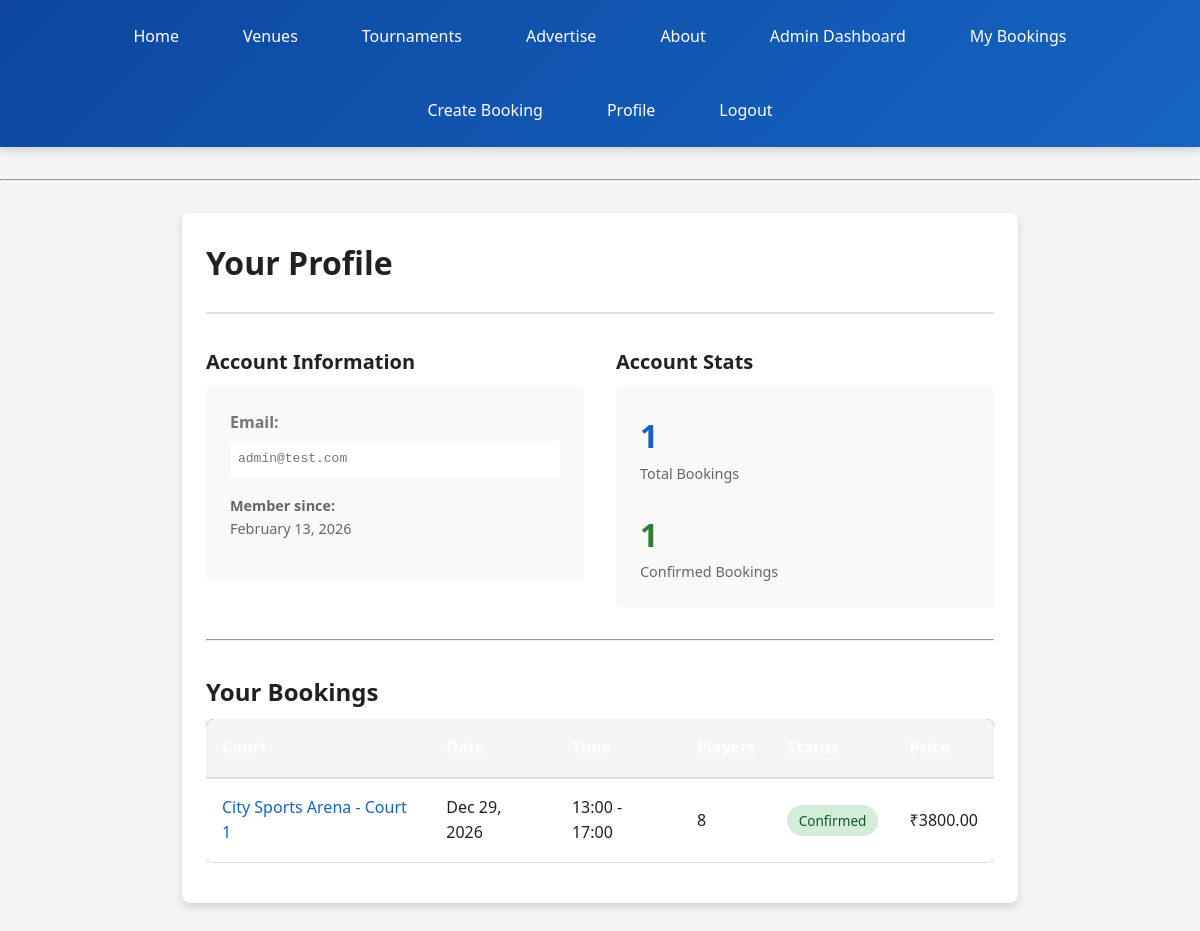
/profile/ (signed in), run on an earlier commit of the app's database.
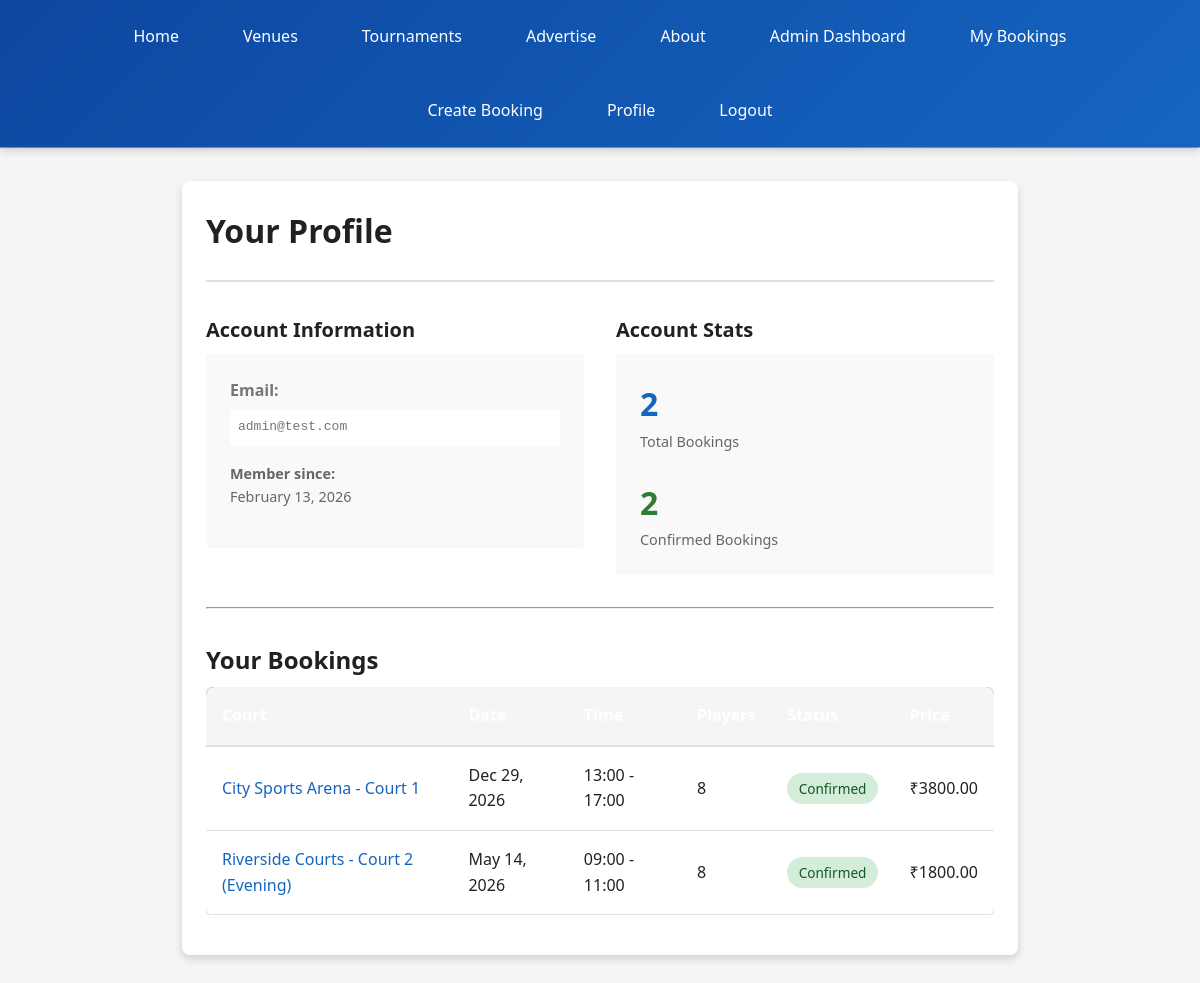
And on a later commit of the database.
### booking/models.py (models this page shows, shortened)
class Booking(models.Model):
    STATUS_CHOICES = (
        ('confirmed', 'Confirmed'),
        ('cancelled', 'Cancelled'),
        ('pending', 'Pending'),
        ('completed', 'Completed'),
    )
    user = models.ForeignKey(settings.AUTH_USER_MODEL, related_name='bookings', on_delete=models.CASCADE)
    court = models.ForeignKey(Court, related_name='bookings', on_delete=models.CASCADE)
    date = models.DateField()
    start_time = models.TimeField()
    end_time = models.TimeField()
    number_of_players = models.PositiveIntegerField(default=8)
    total_price = models.DecimalField(max_digits=10, decimal_places=2, default=0)
    status = models.CharField(max_length=20, choices=STATUS_CHOICES, default='pending')
    notes = models.TextField(blank=True)
    created_at = models.DateTimeField(auto_now_add=True)
    updated_at = models.DateTimeField(auto_now=True)
    class Meta:
        ordering = ['-date', 'start_time']
        unique_together = ('court', 'date', 'start_time', 'status')

class Court(models.Model):
    venue = models.ForeignKey(Venue, related_name='courts', on_delete=models.CASCADE)
    name = models.CharField(max_length=50)
    capacity = models.PositiveIntegerField(default=8)
    price_per_hour = models.DecimalField(max_digits=10, decimal_places=2, default=500)
    description = models.TextField(blank=True)
    is_active = models.BooleanField(default=True)
    class Meta:
        ordering = ['name']
    def __str__(self):
        return f"{self.venue.name} - {self.name}"

class Venue(models.Model):
    name = models.CharField(max_length=100)
    address = models.TextField(blank=True)
    city = models.CharField(max_length=100, blank=True)
    phone = models.CharField(max_length=15, blank=True)
    email = models.EmailField(blank=True)
    description = models.TextField(blank=True)
    rating = models.FloatField(default=4.5, validators=[MinValueValidator(0), MaxValueValidator(5)])
    created_at = models.DateTimeField(default=timezone.now)
    class Meta:
        ordering = ['name']

### user/views.py (the view)
# urls.py: path('profile/', profile_view, name='profile'),
@login_required
def profile_view(request):
    bookings = request.user.bookings.all().order_by('-date', '-start_time')
    for booking in bookings:
        if not booking.total_price or booking.total_price == 0:
            booking.calculate_price()
            booking.save()
    context = {
        'bookings': bookings,
        'total_bookings': bookings.count(),
        'confirmed_bookings': bookings.filter(status='confirmed').count(),
    }
    return render(request, 'profile.html', context)

### booking/context_processors.py (called while the page is built)
def active_ads(request):
    today = timezone.now().date()
    active_ads_qs = Advertisement.objects.filter(is_active=True, start_date__lte=today, end_date__gte=today)
    ads_by_position = {choice[0]: [] for choice in Advertisement.POSITION_CHOICES}
    for ad in active_ads_qs:
        ads_by_position.setdefault(ad.position, []).append(ad)
    return {
        'active_ads': ads_by_position,
    }

### myproject/context_processors.py (called while the page is built)
def admin_email(request):
    return {'ADMIN_EMAIL': settings.ADMIN_EMAIL}

### templates/profile.html (shortened to what the changed rows need)
{% extends 'base.html' %}
{% block content %}
<div class="container" style="max-width: 900px; margin: 2rem auto;">
    <div class="card">
        <div class="card-header">
            <h2>Your Profile</h2>
        </div>
        <div class="card-body">
            <div style="display: grid; grid-template-columns: 1fr 1fr; gap: 2rem;">
                <div>
                    <div style="background-color: #f9f9f9; padding: 1.5rem; border-radius: 4px;">
                        <div style="margin-bottom: 1.5rem;">
                            <div style="font-size: 2rem; font-weight: bold; color: var(--primary-color);">{{ total_bookings }}</div>
                            <div style="font-size: 0.9rem; color: #666;">Total Bookings</div>
                        </div>
                        <div>
                            <div style="font-size: 2rem; font-weight: bold; color: var(--success-color);">{{ confirmed_bookings }}</div>
                            <div style="font-size: 0.9rem; color: #666;">Confirmed Bookings</div>
                        </div>
                    </div>
                </div>
            </div>
            {% if bookings %}
                <div style="overflow-x: auto;">
                    <table style="width: 100%; border-collapse: collapse;">
                        <thead>
                            <tr style="background-color: var(--neutral-bg); border-bottom: 2px solid var(--neutral-border);">
                                <th style="padding: 1rem; text-align: left;">Court</th>
                                <th style="padding: 1rem; text-align: left;">Date</th>
                                <th style="padding: 1rem; text-align: left;">Time</th>
                                <th style="padding: 1rem; text-align: left;">Players</th>
                                <th style="padding: 1rem; text-align: left;">Status</th>
                                <th style="padding: 1rem; text-align: left;">Price</th>
                            </tr>
                        </thead>
                        <tbody>
                            {% for b in bookings %}
                                <tr style="border-bottom: 1px solid var(--neutral-border); hover: background-color: #f5f5f5;">
                                    <td style="padding: 1rem;"><a href="/booking/{{ b.pk }}/" style="color: var(--primary-color); text-decoration: none;">{{ b.court }}</a></td>
                                    <td style="padding: 1rem;">{{ b.date|date:"M d, Y" }}</td>
                                    <td style="padding: 1rem;">{{ b.start_time|time:"H:i" }} - {{ b.end_time|time:"H:i" }}</td>
                                    <td style="padding: 1rem;">{{ b.number_of_players }}</td>
                                    <td style="padding: 1rem;">
                                        <span style="display: inline-block; padding: 0.3rem 0.7rem; border-radius: 20px; font-size: 0.85rem;
                                            {% if b.status == 'confirmed' %}background-color: #d4edda; color: #155724;
                                            {% elif b.status == 'cancelled' %}background-color: #f8d7da; color: #721c24;
                                            {% elif b.status == 'completed' %}background-color: #cfe2ff; color: #084298;
                                            {% else %}background-color: #fff3cd; color: #856404;{% endif %}">
                                            {{ b.get_status_display }}
                                        </span>
                                    </td>
                                    <td style="padding: 1rem; font-weight: 500;">₹{{ b.total_price }}</td>
                                </tr>
                            {% endfor %}
                        </tbody>
                    </table>
                </div>
            {% else %}
                <div style="background-color: #f0f0f0; padding: 2rem; border-radius: 4px; text-align: center;">
                    <p style="color: #666; margin-bottom: 1rem;">No bookings yet. Start by creating your first booking!</p>
                    <a href="/booking/create/" class="btn">Create Booking</a>
                </div>
            {% endif %}
        </div>
    </div>
</div>
{% endblock %}

What changed in the data, as far as the page shows it:
added Booking: court "Riverside Courts - Court 2 (Evening)", date "May 14, 2026", start_time "09:00", end_time "11:00", number_of_players "8", status "Confirmed", total_price "1800.00"
Also different on the page:
{{ total_bookings }}: "1" → "2"
{{ confirmed_bookings }}: "1" → "2"
